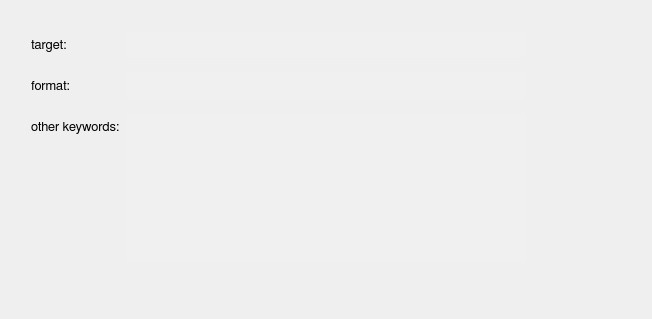
           <widget class="QWidget" name="scrollAreaWidgetContents_7">
            <property name="geometry">
             <rect>
              <x>0</x>
              <y>0</y>
              <width>652</width>
              <height>319</height>
             </rect>
            </property>
            <layout class="QGridLayout" name="gridLayout_8">
             <item row="0" column="1">
              <spacer name="verticalSpacer_8">
               <property name="orientation">
                <enum>Qt::Vertical</enum>
               </property>
               <property name="sizeType">
                <enum>QSizePolicy::Fixed</enum>
               </property>
               <property name="sizeHint" stdset="0">
                <size>
                 <width>20</width>
                 <height>20</height>
                </size>
               </property>
              </spacer>
             </item>
             <item row="1" column="0">
              <spacer name="horizontalSpacer_24">
               <property name="orientation">
                <enum>Qt::Horizontal</enum>
               </property>
               <property name="sizeType">
                <enum>QSizePolicy::Fixed</enum>
               </property>
               <property name="sizeHint" stdset="0">
                <size>
                 <width>20</width>
                 <height>20</height>
                </size>
               </property>
              </spacer>
             </item>
             <item row="1" column="1" rowspan="2" colspan="2">
              <layout class="QGridLayout" name="gridLayout_7">
               <property name="verticalSpacing">
                <number>14</number>
               </property>
               <item row="0" column="0">
                <widget class="QLabel" name="other_lb_1">
                 <property name="enabled">
                  <bool>true</bool>
                 </property>
                 <property name="minimumSize">
                  <size>
                   <width>0</width>
                   <height>27</height>
                  </size>
                 </property>
                 <property name="maximumSize">
                  <size>
                   <width>16777215</width>
                   <height>27</height>
                  </size>
                 </property>
                 <property name="font">
                  <font>
                   <family>FreeSans</family>
                   <pointsize>10</pointsize>
                   <weight>50</weight>
                   <bold>false</bold>
                   <stylestrategy>PreferAntialias</stylestrategy>
                   <kerning>true</kerning>
                  </font>
                 </property>
                 <property name="text">
                  <string>target:</string>
                 </property>
                </widget>
               </item>
               <item row="0" column="1">
                <layout class="QHBoxLayout" name="horizontalLayout_17">
                 <item>
                  <widget class="QLineEdit" name="other_ln_1">
                   <property name="minimumSize">
                    <size>
                     <width>400</width>
                     <height>27</height>
                    </size>
                   </property>
                   <property name="maximumSize">
                    <size>
                     <width>400</width>
                     <height>27</height>
                    </size>
                   </property>
                   <property name="font">
                    <font>
                     <family>FreeSans</family>
                     <pointsize>9</pointsize>
                     <stylestrategy>PreferAntialias</stylestrategy>
                     <kerning>true</kerning>
                    </font>
                   </property>
                   <property name="styleSheet">
                    <string notr="true">QLineEdit {
	border-radius: 3px;
    padding: 1px 4px 1px 4px;
	background-color:  rgb(240, 240, 240);
}</string>
                   </property>
                  </widget>
                 </item>
                 <item>
                  <spacer name="horizontalSpacer_21">
                   <property name="orientation">
                    <enum>Qt::Horizontal</enum>
                   </property>
                   <property name="sizeType">
                    <enum>QSizePolicy::Fixed</enum>
                   </property>
                   <property name="sizeHint" stdset="0">
                    <size>
                     <width>20</width>
                     <height>20</height>
                    </size>
                   </property>
                  </spacer>
                 </item>
                 <item>
                  <widget class="QToolButton" name="ew_infoButton_14">
                   <property name="maximumSize">
                    <size>
                     <width>27</width>
                     <height>27</height>
                    </size>
                   </property>
                   <property name="styleSheet">
                    <string notr="true">QToolButton {
	border: 1px solid transparent;
	background-color: transparent;
	width: 27px;
	height: 27px;
}

QToolButton:flat {
	border: none;
}</string>
                   </property>
                   <property name="text">
                    <string/>
                   </property>
                   <property name="icon">
                    <iconset>
                     <normaloff>icons/info_icon.svg</normaloff>icons/info_icon.svg</iconset>
                   </property>
                   <property name="iconSize">
                    <size>
                     <width>23</width>
                     <height>23</height>
                    </size>
                   </property>
                   <property name="autoRaise">
                    <bool>false</bool>
                   </property>
                  </widget>
                 </item>
                </layout>
               </item>
               <item row="1" column="0">
                <widget class="QLabel" name="other_lb_2">
                 <property name="enabled">
                  <bool>true</bool>
                 </property>
                 <property name="minimumSize">
                  <size>
                   <width>0</width>
                   <height>27</height>
                  </size>
                 </property>
                 <property name="maximumSize">
                  <size>
                   <width>16777215</width>
                   <height>27</height>
                  </size>
                 </property>
                 <property name="font">
                  <font>
                   <family>FreeSans</family>
                   <pointsize>10</pointsize>
                   <weight>50</weight>
                   <bold>false</bold>
                   <stylestrategy>PreferAntialias</stylestrategy>
                   <kerning>true</kerning>
                  </font>
                 </property>
                 <property name="text">
                  <string>format:</string>
                 </property>
                </widget>
               </item>
               <item row="1" column="1">
                <layout class="QHBoxLayout" name="horizontalLayout_16">
                 <item>
                  <widget class="QLineEdit" name="other_ln_2">
                   <property name="minimumSize">
                    <size>
                     <width>400</width>
                     <height>27</height>
                    </size>
                   </property>
                   <property name="maximumSize">
                    <size>
                     <width>400</width>
                     <height>27</height>
                    </size>
                   </property>
                   <property name="font">
                    <font>
                     <family>FreeSans</family>
                     <pointsize>9</pointsize>
                     <stylestrategy>PreferAntialias</stylestrategy>
                     <kerning>true</kerning>
                    </font>
                   </property>
                   <property name="styleSheet">
                    <string notr="true">QLineEdit {
	border-radius: 3px;
    padding: 1px 4px 1px 4px;
	background-color:  rgb(240, 240, 240);
}</string>
                   </property>
                  </widget>
                 </item>
                 <item>
                  <spacer name="horizontalSpacer_22">
                   <property name="orientation">
                    <enum>Qt::Horizontal</enum>
                   </property>
                   <property name="sizeType">
                    <enum>QSizePolicy::Fixed</enum>
                   </property>
                   <property name="sizeHint" stdset="0">
                    <size>
                     <width>20</width>
                     <height>20</height>
                    </size>
                   </property>
                  </spacer>
                 </item>
                 <item>
                  <widget class="QToolButton" name="ew_infoButton_15">
                   <property name="maximumSize">
                    <size>
                     <width>27</width>
                     <height>27</height>
                    </size>
                   </property>
                   <property name="styleSheet">
                    <string notr="true">QToolButton {
	border: 1px solid transparent;
	background-color: transparent;
	width: 27px;
	height: 27px;
}

QToolButton:flat {
	border: none;
}</string>
                   </property>
                   <property name="text">
                    <string/>
                   </property>
                   <property name="icon">
                    <iconset>
                     <normaloff>icons/info_icon.svg</normaloff>icons/info_icon.svg</iconset>
                   </property>
                   <property name="iconSize">
                    <size>
                     <width>23</width>
                     <height>23</height>
                    </size>
                   </property>
                   <property name="autoRaise">
                    <bool>false</bool>
                   </property>
                  </widget>
                 </item>
                </layout>
               </item>
               <item row="2" column="0">
                <layout class="QVBoxLayout" name="verticalLayout_2">
                 <item>
                  <widget class="QLabel" name="other_lb_3">
                   <property name="enabled">
                    <bool>true</bool>
                   </property>
                   <property name="minimumSize">
                    <size>
                     <width>0</width>
                     <height>27</height>
                    </size>
                   </property>
                   <property name="maximumSize">
                    <size>
                     <width>16777215</width>
                     <height>27</height>
                    </size>
                   </property>
                   <property name="font">
                    <font>
                     <family>FreeSans</family>
                     <pointsize>10</pointsize>
                     <weight>50</weight>
                     <bold>false</bold>
                     <stylestrategy>PreferAntialias</stylestrategy>
                     <kerning>true</kerning>
                    </font>
                   </property>
                   <property name="text">
                    <string>other keywords:</string>
                   </property>
                  </widget>
                 </item>
                 <item>
                  <spacer name="verticalSpacer_6">
                   <property name="orientation">
                    <enum>Qt::Vertical</enum>
                   </property>
                   <property name="sizeHint" stdset="0">
                    <size>
                     <width>20</width>
                     <height>40</height>
                    </size>
                   </property>
                  </spacer>
                 </item>
                </layout>
               </item>
               <item row="2" column="1">
                <layout class="QHBoxLayout" name="horizontalLayout_15">
                 <item>
                  <widget class="QPlainTextEdit" name="other_ln_3">
                   <property name="maximumSize">
                    <size>
                     <width>16777215</width>
                     <height>150</height>
                    </size>
                   </property>
                   <property name="styleSheet">
                    <string notr="true">QPlainTextEdit {
	border-radius: 3px;
    padding: 1px 4px 1px 4px;
	background-color:  rgb(240, 240, 240);
}</string>
                   </property>
                   <property name="frameShape">
                    <enum>QFrame::NoFrame</enum>
                   </property>
                  </widget>
                 </item>
                 <item>
                  <spacer name="horizontalSpacer_23">
                   <property name="orientation">
                    <enum>Qt::Horizontal</enum>
                   </property>
                   <property name="sizeType">
                    <enum>QSizePolicy::Fixed</enum>
                   </property>
                   <property name="sizeHint" stdset="0">
                    <size>
                     <width>20</width>
                     <height>20</height>
                    </size>
                   </property>
                  </spacer>
                 </item>
                 <item>
                  <layout class="QVBoxLayout" name="verticalLayout_3">
                   <item>
                    <widget class="QToolButton" name="ew_infoButton_16">
                     <property name="maximumSize">
                      <size>
                       <width>27</width>
                       <height>27</height>
                      </size>
                     </property>
                     <property name="styleSheet">
                      <string notr="true">QToolButton {
	border: 1px solid transparent;
	background-color: transparent;
	width: 27px;
	height: 27px;
}

QToolButton:flat {
	border: none;
}</string>
                     </property>
                     <property name="text">
                      <string/>
                     </property>
                     <property name="icon">
                      <iconset>
                       <normaloff>icons/info_icon.svg</normaloff>icons/info_icon.svg</iconset>
                     </property>
                     <property name="iconSize">
                      <size>
                       <width>23</width>
                       <height>23</height>
                      </size>
                     </property>
                     <property name="autoRaise">
                      <bool>false</bool>
                     </property>
                    </widget>
                   </item>
                   <item>
                    <spacer name="verticalSpacer_7">
                     <property name="orientation">
                      <enum>Qt::Vertical</enum>
                     </property>
                     <property name="sizeHint" stdset="0">
                      <size>
                       <width>20</width>
                       <height>40</height>
                      </size>
                     </property>
                    </spacer>
                   </item>
                  </layout>
                 </item>
                </layout>
               </item>
              </layout>
             </item>
             <item row="2" column="3">
              <spacer name="horizontalSpacer_25">
               <property name="orientation">
                <enum>Qt::Horizontal</enum>
               </property>
               <property name="sizeHint" stdset="0">
                <size>
                 <width>99</width>
                 <height>20</height>
                </size>
               </property>
              </spacer>
             </item>
             <item row="3" column="2">
              <spacer name="verticalSpacer_9">
               <property name="orientation">
                <enum>Qt::Vertical</enum>
               </property>
               <property name="sizeHint" stdset="0">
                <size>
                 <width>20</width>
                 <height>24</height>
                </size>
               </property>
              </spacer>
             </item>
            </layout>
           </widget>
